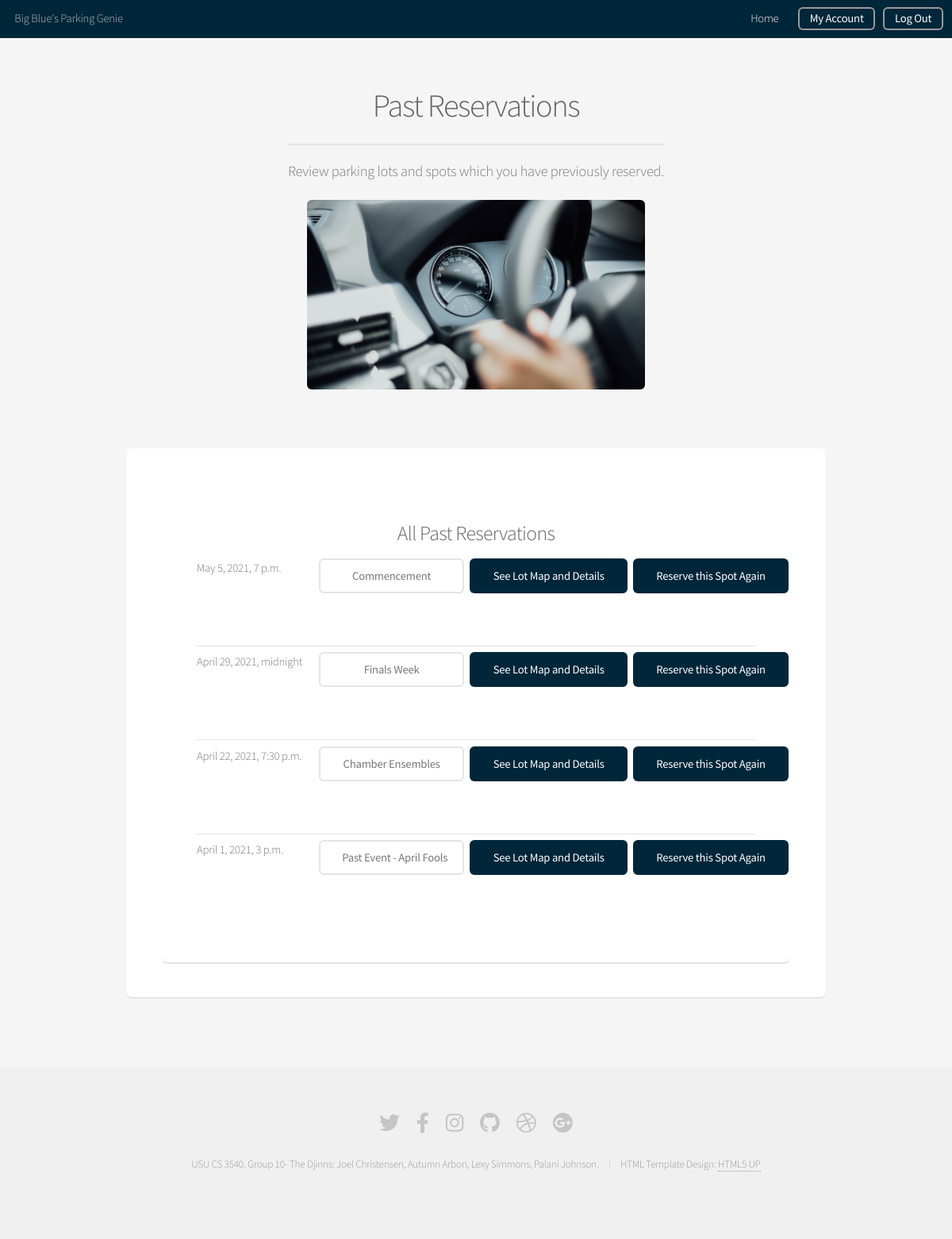
Page /history (signed in) on the committed database.
### apis/models.py (models this page shows, shortened)
class Reservation(models.Model):
    uuid = models.CharField(max_length=200)
    event = models.ForeignKey(Event, on_delete=models.CASCADE, default=1)
    spot = models.ForeignKey(ParkingSpot, on_delete=models.CASCADE) # no more spots than ParkingSpot.spot
    user = models.ForeignKey(User, on_delete=models.CASCADE)
    checked_in = models.BooleanField(default=False)

class Event(models.Model):
    name = models.CharField(max_length=200)
    description = models.CharField(max_length=1500, default='')
    date = models.DateTimeField('event date')
    address = models.CharField(max_length=500, blank=True, default='')
    latitude = models.FloatField(default=41.7429795162564)
    longitude = models.FloatField(default=-111.809492111206)
    def __str__(self) -> str:
        return self.name

### web/views.py (the view)
# urls.py: path('history', views.history, name='history'),
def history(request):
    user = request.user
    allReservations = Reservation.objects.order_by('event')
    res_list = []
    pastRes = []
    currRes = []
    now = timezone.now()
    for r in allReservations:
        if r.user == user:
            dateStr = r.event.date
            if dateStr < now:
                pastRes.append(r)
            else:
                currRes.append(r)
            res_list.append(r)
    context = {
        'myReservations': res_list,
        'pastReservations': pastRes,
        'currentReservations': currRes,
    }
    return render(request, 'web/pastReservations.html', context)

### web/templates/web/pastReservations.html (shortened to what this page needs)
<!DOCTYPE HTML>
<html>
	<head>
		{% load static %}
		<link rel="stylesheet" href={% static "web/assets/css/main.css" %} />
	</head>
	<body class="is-preload">
		<div id="page-wrapper">
				<header id="header">
					<h1>Big Blue's Parking Genie</h1>
					<nav id="nav">
						<ul>
							<li><a href={% url "web:main" %}>Home</a></li>
							<li><a href={% url "web:account" %} class="button">My Account</a></li>
							<li><a href={% url "web:logout" %} class="button">Log Out</a></li>
						</ul>
					</nav>
				</header>
				<section id="main" class="container">
					<header>
						<h2>Past Reservations</h2>
						<p>Review parking lots and spots which you have previously reserved.</p>
						<div class="row">
							<div class="col-6" style="display: block;
													  margin-left: auto;
													  margin-right: auto;
													  width: 50%;">
								<span class="image fit"><img src={% static "web/images/dash.jpg" %} alt="" /></span>
							</div>
						</div>
					</header>
					<div class="box">
						<section class="box">
							<h3 style="text-align: center;">All Past Reservations</h3>
							<ul class="alt">
								{% for reservation in pastReservations %}
									<li>
										<div class="row">
											<p class="col-3">{{ reservation.event.date }}</p>
											<a class="button alt col-3">{{ reservation.event }}</a>
											<form class="col-3" method="post" action="{% url 'web:lot-info' %}">
												<ul class="actions special">
													<li><a><input type="submit" class="" value="See Lot Map and Details" /></a></li>
												</ul>
											</form>
											<form class="col-3" action="{% url 'web:reserve' %}" method="post">
												<input class="button special" type="submit" value="Reserve this Spot Again"/>
											</form>
										</div>
									</li>
								{% endfor %}
							</ul>
						</section>
					</div>
				</section>
				<footer id="footer">
					<ul class="icons">
						<li><a href="#" class="icon brands fa-twitter"><span class="label">Twitter</span></a></li>
						<li><a href="#" class="icon brands fa-facebook-f"><span class="label">Facebook</span></a></li>
						<li><a href="#" class="icon brands fa-instagram"><span class="label">Instagram</span></a></li>
						<li><a href="https://github.com/palani-johnson/TheDjinns-Group10" class="icon brands fa-github"><span class="label">Github</span></a></li>
						<li><a href="#" class="icon brands fa-dribbble"><span class="label">Dribbble</span></a></li>
						<li><a href="#" class="icon brands fa-google-plus"><span class="label">Google+</span></a></li>
					</ul>
					<ul class="copyright">
						<li>USU CS 3540. Group 10- The Djinns: Joel Christensen, Autumn Arbon, Lexy Simmons, Palani Johnson.</li><li>HTML Template Design: <a href="http://html5up.net">HTML5 UP</a></li>
					</ul>
				</footer>
		</div>
	</body>
</html>

### rows in the picture
Reservation: event "May 5, 2021, 7 p.m.", event "Commencement"
Reservation: event "April 29, 2021, midnight", event "Finals Week"
Reservation: event "April 22, 2021, 7:30 p.m.", event "Chamber Ensembles"
Reservation: event "April 1, 2021, 3 p.m.", event "Past Event - April Fools"
